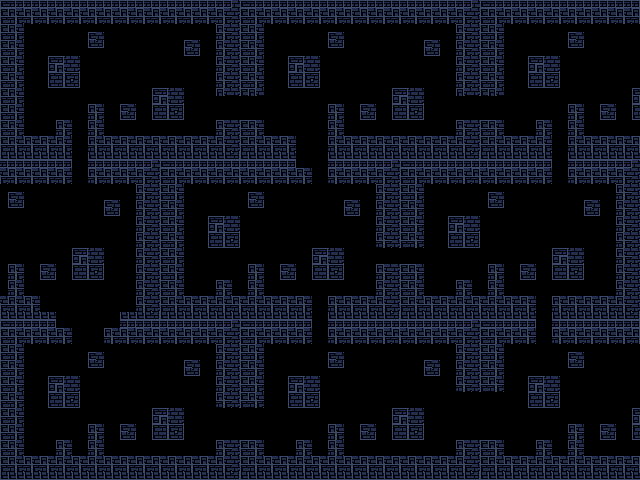

A level layout from a 2D game, rendered from its tile map. Below: a short description, then the map file with tile-grid data replaced by summaries:
An orthogonal 80x60 tile map with 8x8 px tiles, 1 tile layer (Tile Layer 1).

<map version="1.10" tiledversion="1.10.1" orientation="orthogonal" renderorder="right-down" width="80" height="60" tilewidth="8" tileheight="8" infinite="0" nextlayerid="2" nextobjectid="1">
 <tileset firstgid="1" source="image.tsx" />
 <layer id="1" name="Tile Layer 1" width="80" height="60">
  <data>[4800 cells, 2294 non-empty, 16 distinct tile ids]</data>
 </layer>
</map>
